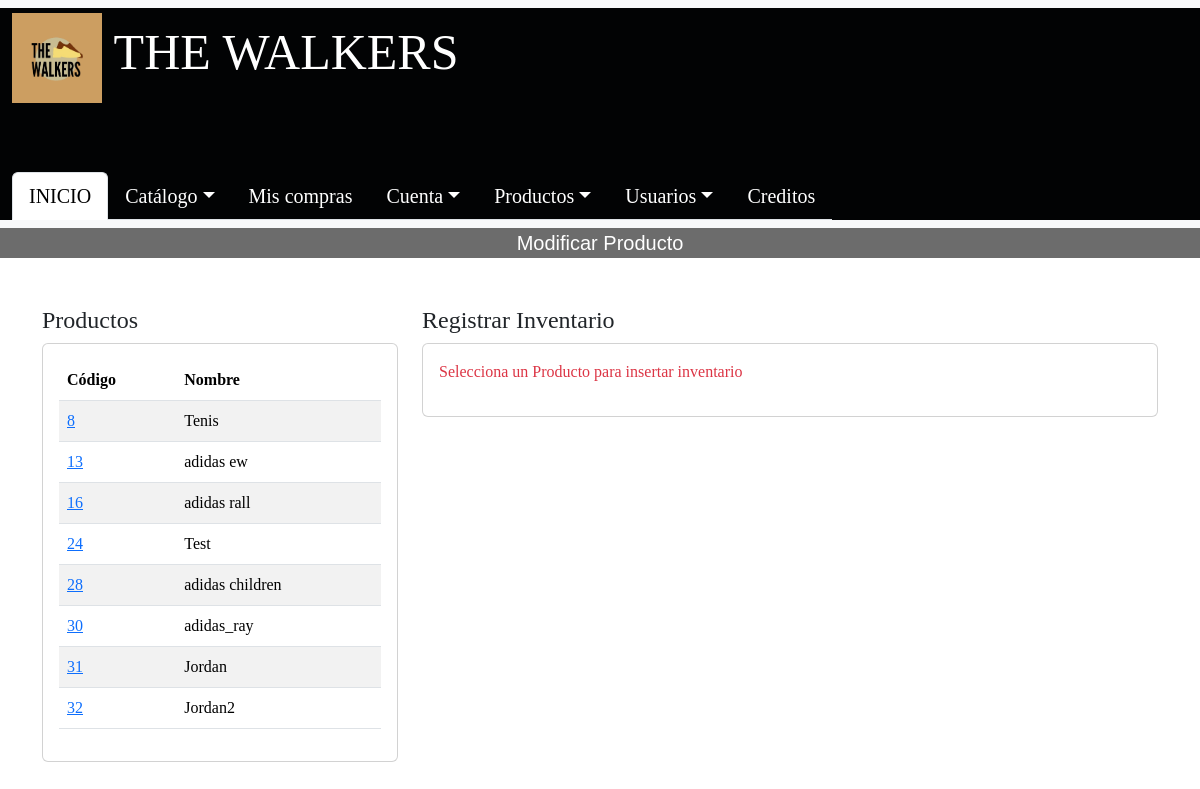
Page /Administrador/admin/CRUD_PRODUCTOS/registrar_inventario.php (signed in) on the committed database.
### tables this page shows
CREATE TABLE `producto` (
  `cod_producto` int(11) NOT NULL,
  `nombre_producto` varchar(50) NOT NULL,
  `descripcion` varchar(200) NOT NULL,
  `imagen` varchar(1000) NOT NULL,
  `marca` varchar(20) NOT NULL,
  `cod_categoriaf` int(11) NOT NULL
);

### Administrador/admin/CRUD_PRODUCTOS/registrar_inventario.php (the view, shortened to what this page needs)
<?php
include '../../conexionBD.php';
$cod_producto = $_GET['cod_producto'];
$query_productos = "SELECT cod_producto, nombre_producto FROM producto";
$result_productos = $conn->query($query_productos);
$sql_colores = "SELECT cod_color, color FROM color";
$resultado_colores = mysqli_query($conn, $sql_colores);
$colores = mysqli_num_rows($resultado_colores) > 0 ? mysqli_fetch_all($resultado_colores, MYSQLI_ASSOC) : [];
$sql_tallas = "SELECT cod_talla, talla FROM talla";
$resultado_tallas = mysqli_query($conn, $sql_tallas);
$tallas = mysqli_num_rows($resultado_tallas) > 0 ? mysqli_fetch_all($resultado_tallas, MYSQLI_ASSOC) : [];
?>
<!DOCTYPE html>
<html lang="en">
<head>
    <link rel="stylesheet" href="../../bootstrap-5.3.3-dist/css/bootstrap.min.css">
</head>
<body style="font-family: 'Franklin Gothic Medium', 'cursive';">
    <nav class="navbar bg-body-tertiary">
        <div class="container-fluid fixed-width-container"
            style="background-color: #020304; font-family: 'Franklin Gothic Medium';">
            <a class="navbar-brand" href="#" style="background-color: #020304; color: white; font-size: 50px;">
                <img src="../../imagenes/001-Index/Logos/Logo.png" alt="Logo" width="90" height="90"
                    class="d-inline-block align-text-center" style="background-color: #CC9E61;">
                THE WALKERS
            </a>
            <ul class="nav nav-tabs" style="margin-top: 4rem; font-size: 20px;">
                <li class="nav-item">
                    <a class="nav-link active" aria-current="page" href="../../admin/admin.php">INICIO</a>
                </li>
                <li class="nav-item dropdown">
                    <a class="nav-link dropdown-toggle" data-bs-toggle="dropdown" href="#" role="button"
                        aria-expanded="false" style="color: white;">Catálogo</a>
                </li>
                <li class="nav-item">
                    <a class="nav-link" href="../mis_compras.html" style="color: white;">Mis compras</a>
                </li>
                <li class="nav-item dropdown">
                    <a class="nav-link dropdown-toggle" data-bs-toggle="dropdown" href="#" role="button"
                        aria-expanded="false" style="color: white;">Cuenta</a>
                </li>
                <li class="nav-item dropdown">
                    <a class="nav-link dropdown-toggle" data-bs-toggle="dropdown" href="#" role="button"
                        aria-expanded="false" style="color: white;">Productos</a>
                </li>
                <li class="nav-item dropdown">
                    <a class="nav-link dropdown-toggle" data-bs-toggle="dropdown" href="#" role="button"
                        aria-expanded="false" style="color: white;">Usuarios</a>
                </li>
                <li class="nav-item">
                    <a class="nav-link" href="../creditos/creditos.html" style="color: white;">Creditos</a>
                </li>
            </ul>
        </div>
    </nav>
    <p class="fs-5 text-center text-content" style="color: white; background-color: #6c6c6c; font-family: 'Franklin Gothic Medium', 'Arial Narrow', Arial, sans-serif;">
        Modificar Producto
    </p>
    <div class="container mt-5">
        <div class="row">
            <div class="col-md-4">
                <h4>Productos</h4>
                <div class="card">
                    <div class="card-body">
                        <table class="table table-striped">
                            <thead>
                                <tr>
                                    <th>Código</th>
                                    <th>Nombre</th>
                                </tr>
                            </thead>
                            <tbody>
                                <?php while ($row = $result_productos->fetch_assoc()) { ?>
                                <tr>
                                    <td><a href="?cod_producto=<?php echo $row['cod_producto']; ?>"><?php echo $row['cod_producto']; ?></a></td>
                                    <td><?php echo $row['nombre_producto']; ?></td>
                                </tr>
                                <?php } ?>
                            </tbody>
                        </table>
                    </div>
                </div>
            </div>
            <div class="col-md-8">
                <h4>Registrar Inventario</h4>
                <div class="card">
                    <div class="card-body">
                        <form action="registrar_inventario.php" method="POST">
                            <?php if ($cod_producto) { ?>
                                <div class="mb-3">
                                    <label for="talla" class="form-label">Seleccione la talla</label>
                                    <select name="talla" class="form-select" required>
                                        <?php foreach ($tallas as $talla): ?>
                                            <option value="<?php echo $talla['cod_talla']; ?>"><?php echo htmlspecialchars(trim($talla['talla'])); ?></option>
                                        <?php endforeach; ?>
                                    </select>
                                </div>
                                <div class="mb-3">
                                    <label for="color" class="form-label">Seleccione el color</label>
                                    <select name="color" class="form-select" required>
                                        <?php foreach ($colores as $color): ?>
                                            <option value="<?php echo $color['cod_color']; ?>"><?php echo htmlspecialchars(trim($color['color'])); ?></option>
                                        <?php endforeach; ?>
                                    </select>
                                </div>
                                <div class="mb-3">
                                    <label for="cantidad" class="form-label">Digite la cantidad</label>
                                    <input type="number" name="cantidad" class="form-control" required />
                                </div>
                                <div class="mb-3">
                                    <label for="precio" class="form-label">Digite el precio unitario</label>
                                    <input type="text" name="precio" class="form-control" required />
                                </div>
                                <input type="hidden" name="cod_producto" value="<?php echo ($cod_producto)?>" />
                                <button type="submit" class="btn btn-primary">Registrar Inventario</button>
                            <?php } else { ?>
                                <p class="text-danger">Selecciona un Producto para insertar inventario</p>
                            <?php } ?>
                        </form>
                    </div>
                </div>
            </div>
        </div>
    </div>
</body>
</html>

### rows in the picture
producto: cod_producto "8", nombre_producto "Tenis"
producto: cod_producto "13", nombre_producto "adidas ew"
producto: cod_producto "16", nombre_producto "adidas rall"
producto: cod_producto "24", nombre_producto "Test"
producto: cod_producto "28", nombre_producto "adidas children"
producto: cod_producto "30", nombre_producto "adidas_ray"
producto: cod_producto "31", nombre_producto "Jordan"
producto: cod_producto "32", nombre_producto "Jordan2"
